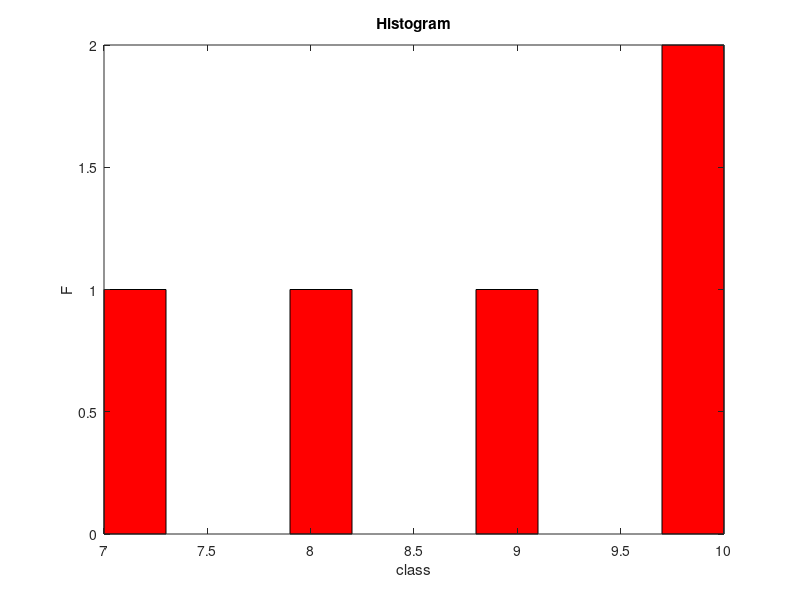

Source code (MATLAB):

X=[8 9 10 7 10]

%% To get space between each value of X
Y=[1 1 1 1 1]

% draw histogram
hist(X,'r')
xlabel('class')
ylabel('F')
title('Histogram')
